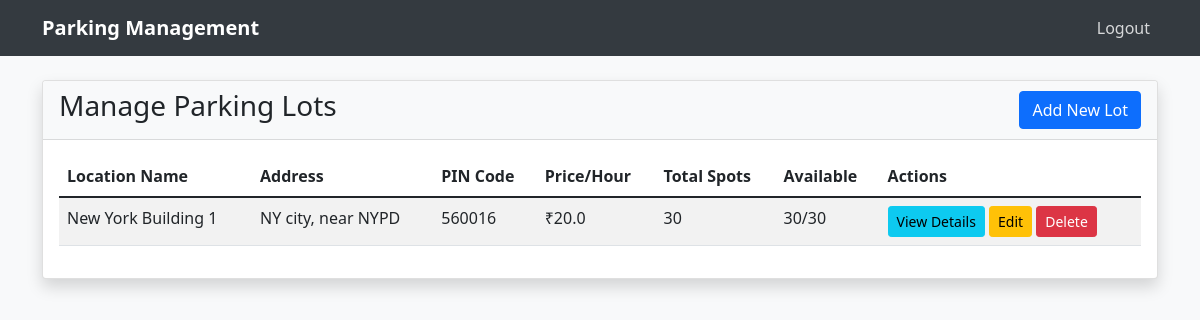
/admin/lots (signed in), run on the app's committed database.
### app/models.py (models this page shows, shortened)
class ParkingLot(db.Model):
    __tablename__ = 'parking_lots'
    id = db.Column(db.Integer, primary_key=True)
    prime_location_name = db.Column(db.String(100), nullable=False)
    address = db.Column(db.String(200), nullable=False)
    pin_code = db.Column(db.String(6), nullable=False)
    price_per_hour = db.Column(db.Float, nullable=False)
    max_spots = db.Column(db.Integer, nullable=False)
    spots = db.relationship('ParkingSpot', backref='lot', lazy=True, cascade="all, delete-orphan")
    @property
    def available_spots(self):
        return len([spot for spot in self.spots if spot.status == 'A'])

class ParkingSpot(db.Model):
    __tablename__ = 'parking_spots'
    id = db.Column(db.Integer, primary_key=True)
    lot_id = db.Column(db.Integer, db.ForeignKey('parking_lots.id'), nullable=False)
    status = db.Column(db.String(1), default='A')  # A - Available, O - Occupied
    reservation = db.relationship('Reservation', backref='spot', uselist=False)

### app/routes.py (the view)
@admin.route('/lots')
@admin_required
def manage_lots():
    lots = ParkingLot.query.all()
    return render_template('admin/lots.html', lots=lots)

### app/__init__.py (called while the page is built)
@login_manager.user_loader
def load_user(user_id):
    from .models import User, Admin
    user = User.query.get(int(user_id))
    if user:
        return user
    return Admin.query.get(int(user_id))

### app/routes.py (called while the page is built)
def admin_required(f):
    @wraps(f)
    def decorated_function(*args, **kwargs):
        if not current_user.is_authenticated or not isinstance(current_user, Admin):
            flash('You need to be logged in as an admin to view this page.')
            return redirect(url_for('auth.login'))
        return f(*args, **kwargs)
    return decorated_function

### app/templates/admin/lots.html
{% extends 'base.html' %}
{% block content %}
<div class="container mt-4">
    <div class="card">
        <div class="card-header d-flex justify-content-between align-items-center">
            <h3>Manage Parking Lots</h3>
            <a href="{{ url_for('admin.create_lot') }}" class="btn btn-primary">Add New Lot</a>
        </div>
        <div class="card-body">
            <div class="table-responsive">
                <table class="table table-striped">
                    <thead>
                        <tr>
                            <th>Location Name</th>
                            <th>Address</th>
                            <th>PIN Code</th>
                            <th>Price/Hour</th>
                            <th>Total Spots</th>
                            <th>Available</th>
                            <th>Actions</th>
                        </tr>
                    </thead>
                    <tbody>
                        {% for lot in lots %}
                        <tr>
                            <td>{{ lot.prime_location_name }}</td>
                            <td>{{ lot.address }}</td>
                            <td>{{ lot.pin_code }}</td>
                            <td>₹{{ lot.price_per_hour }}</td>
                            <td>{{ lot.max_spots }}</td>
                            <td>{{ lot.available_spots }}/{{ lot.max_spots }}</td>
                            <td>
                                <a href="{{ url_for('admin.lot_details', lot_id=lot.id) }}" class="btn btn-sm btn-info">View Details</a>
                                <a href="{{ url_for('admin.edit_lot', lot_id=lot.id) }}" class="btn btn-sm btn-warning">Edit</a>
                                <form action="{{ url_for('admin.delete_lot', lot_id=lot.id) }}" method="POST" class="d-inline">
                                    <button type="submit" class="btn btn-sm btn-danger" onclick="return confirm('Are you sure you want to delete this lot?')">Delete</button>
                                </form>
                            </td>
                        </tr>
                        {% endfor %}
                    </tbody>
                </table>
            </div>
        </div>
    </div>
</div>
{% endblock %}

### app/templates/base.html (style rules this page uses)
body { background-color: #f8f9fa; }
.card { box-shadow: 0 0.5rem 1rem rgba(0, 0, 0, 0.15); }
.card-header { background-color: #f8f9fa; border-bottom: 1px solid rgba(0,0,0,.125); }

### data on the page
ParkingLot: prime_location_name "New York Building 1", address "NY city, near NYPD", pin_code "560016", price_per_hour "20.0", max_spots "30", available_spots "30"
